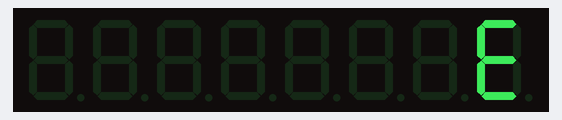
Bench run of a sketch on a simulated ESP8266 (NodeMCU). Parts: 8-digit seven-segment display.

Above: at 0.5 s.
At 2.9 s:
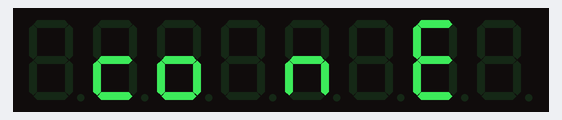
At 10.51 s:
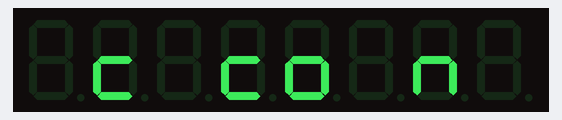
At 18.72 s:
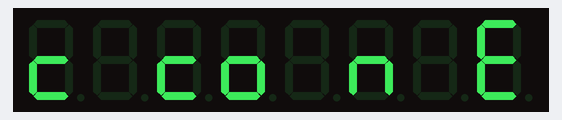
At 26.13 s:
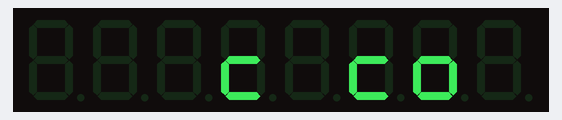
At 38.1 s:
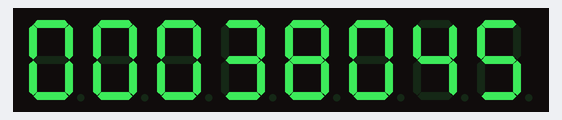

Measured:
- what the display in image 1 shows lasts 2.2 s, from 2.8 s to 5.0 s

The sketch:

7seg-display.ino
```cpp
// (licence header left out)
/*
    https://github.com/noah1510/LedController

    and Not LedControl which does NOT support ESP32
      LedControl.h
      https://github.com/wayoda/LedControl
      http://wayoda.github.io/LedControl/

      // LedControl(int dataPin, int clkPin, int csPin, int numDevices=1);

      LedControl lc = LedControl(23, 18, 5, 1);
*/
#include "LedController.hpp"

// SETUP
#define CS                  5
#define DIGITS_PER_SEGMENT  8
#define LETTER_SCROLL_DELAY  200
#define POST_TEXT_DELAY     2000
/*
                   => VCC
                   => GND
   GPIO23/SPI_MOSI => DIN
   GPIO5/SPI_CS0   => CS
   GPIO18/SPI_CLK  => CLK
*/
// single MAX72XX so the Dimensions are 1, 1
LedController<1, 1> lc = LedController<1, 1>();
// LedController<1, 1> lc = LedController<1,1>(DIN,CLK,CS); // without hardware SPI

void setup()
{
  Serial.begin(115200);
  lc.init(CS);
  lc.setIntensity(8); // 0 = low, 8 = medium
  lc.clearMatrix();
}

void writeWordsOn7Segment(char* text, size_t textSize)
{
  lc.clearMatrix();
  for (byte index = 0; index < textSize; index++) {
    for (byte letterIndex = 0; letterIndex < DIGITS_PER_SEGMENT; letterIndex++) {
      char letter = ' ';
      if (index - DIGITS_PER_SEGMENT + letterIndex > -1) {
        letter = text[index - DIGITS_PER_SEGMENT + letterIndex];
      }
      lc.setChar(0, DIGITS_PER_SEGMENT - 1 - letterIndex, letter, false);
    }
    delay(LETTER_SCROLL_DELAY);
  }
  delay(POST_TEXT_DELAY);
}

void writeMetric(unsigned long number)
{
  for (byte index = 0; index < DIGITS_PER_SEGMENT; index++) {
    unsigned long divisor = 1;
    for (byte offset = 0; offset < index; offset++) {
      divisor *= 10;
    }

    byte digit = number / divisor % 10;
    lc.setDigit(0, index % DIGITS_PER_SEGMENT, digit, false);
  }
}

void loop() {
  char welcomeText[] = "mEtric CountEr";
  writeWordsOn7Segment(welcomeText, sizeof(welcomeText) / sizeof(*welcomeText));
  for (byte displayCount = 0; displayCount < 3; displayCount++) {
    writeMetric(millis());
    delay(1000);
  }
}
```
